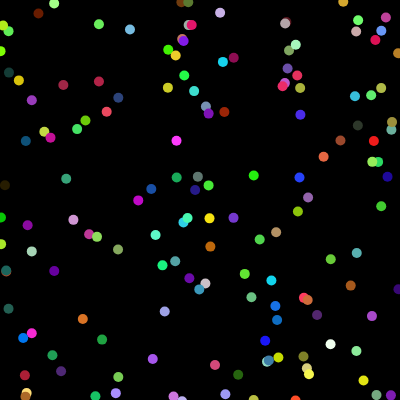
Frame 1 (no input)
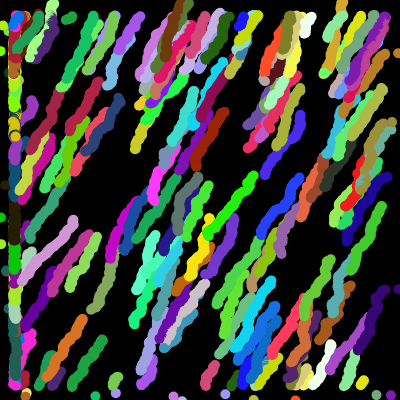
Frame 60 (no input)
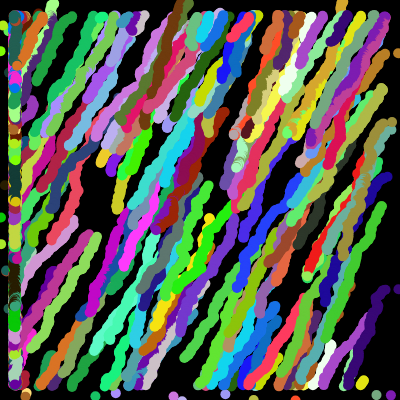
Frame 120 (the mouse pressed at the canvas centre since frame 60)

The p5.js sketch that drew these frames (run headless with seeded random() and noise() and a simulated clock; from frame 60 on, the mouse is pressed at the canvas centre):

// p5.js sketch
// ── sketch.js

let walkers = [];

function setup() {
  createCanvas(400, 400);
  background(0);
  for(i = 0; i < 150; i ++){
    let x = random(0, width);
    let y = random(0, height);
    let r = random(0, 255);
    let g = random(0, 255);
    let b = random(0, 255);

    walkers[i] = new Walker(x, y, r, g, b);
  }
}
function draw(){
  for(x = 0; x < walkers.length; x++){
    walkers[x].step();
    walkers[x].show();
    walkers[x].checkEdges();
}
}

class Walker {

  constructor(x, y, r, g, b){
    this.x = x;
    this.y = y;
    this.r = r;
    this.g = g;
    this.b = b;
  }

  step(){
    this.x += random(-2, 1);
    this.y += random(-0, 2);
  }

  show(){
    strokeWeight(10);
    stroke(this.r, this.g, this.b);
    point(this.x, this.y);
  }

  checkEdges(){
    if (this.x < 15){
      this.x = 15;
    } else if (this.x > width - 15) {
      this.x = width - 15;
    }
    if (this.y > height - 15){
      this.y = 15;
    } else if (this.y > height - 15){
      this.y = 15;
    }

  }
}
